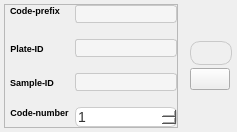
          <widget class="QWidget" name="structure_tab">
           <property name="sizePolicy">
            <sizepolicy hsizetype="Preferred" vsizetype="Fixed">
             <horstretch>0</horstretch>
             <verstretch>0</verstretch>
            </sizepolicy>
           </property>
           <attribute name="title">
            <string>Structure</string>
           </attribute>
           <layout class="QGridLayout" name="gridLayout_3">
            <property name="leftMargin">
             <number>0</number>
            </property>
            <property name="topMargin">
             <number>0</number>
            </property>
            <property name="rightMargin">
             <number>0</number>
            </property>
            <property name="bottomMargin">
             <number>0</number>
            </property>
            <item row="0" column="0">
             <widget class="QFrame" name="frame">
              <property name="sizePolicy">
               <sizepolicy hsizetype="Preferred" vsizetype="Fixed">
                <horstretch>0</horstretch>
                <verstretch>0</verstretch>
               </sizepolicy>
              </property>
              <property name="maximumSize">
               <size>
                <width>16777215</width>
                <height>16777215</height>
               </size>
              </property>
              <layout class="QHBoxLayout" name="horizontalLayout_3" stretch="0,0">
               <property name="spacing">
                <number>11</number>
               </property>
               <property name="leftMargin">
                <number>4</number>
               </property>
               <property name="topMargin">
                <number>4</number>
               </property>
               <property name="rightMargin">
                <number>4</number>
               </property>
               <property name="bottomMargin">
                <number>4</number>
               </property>
               <item>
                <widget class="QFrame" name="frame_2">
                 <property name="enabled">
                  <bool>true</bool>
                 </property>
                 <property name="sizePolicy">
                  <sizepolicy hsizetype="Preferred" vsizetype="Maximum">
                   <horstretch>0</horstretch>
                   <verstretch>0</verstretch>
                  </sizepolicy>
                 </property>
                 <property name="frameShape">
                  <enum>QFrame::StyledPanel</enum>
                 </property>
                 <property name="frameShadow">
                  <enum>QFrame::Raised</enum>
                 </property>
                 <layout class="QGridLayout" name="gridLayout_2">
                  <property name="leftMargin">
                   <number>0</number>
                  </property>
                  <property name="topMargin">
                   <number>0</number>
                  </property>
                  <property name="rightMargin">
                   <number>0</number>
                  </property>
                  <property name="bottomMargin">
                   <number>0</number>
                  </property>
                  <property name="spacing">
                   <number>0</number>
                  </property>
                  <item row="0" column="0">
                   <layout class="QFormLayout" name="formLayout">
                    <property name="formAlignment">
                     <set>Qt::AlignLeading|Qt::AlignLeft|Qt::AlignTop</set>
                    </property>
                    <property name="horizontalSpacing">
                     <number>6</number>
                    </property>
                    <property name="verticalSpacing">
                     <number>16</number>
                    </property>
                    <item row="0" column="0">
                     <widget class="QLabel" name="label_1">
                      <property name="sizePolicy">
                       <sizepolicy hsizetype="Preferred" vsizetype="Fixed">
                        <horstretch>0</horstretch>
                        <verstretch>0</verstretch>
                       </sizepolicy>
                      </property>
                      <property name="font">
                       <font>
                        <pointsize>7</pointsize>
                        <weight>75</weight>
                        <bold>true</bold>
                       </font>
                      </property>
                      <property name="text">
                       <string>  Code-prefix</string>
                      </property>
                     </widget>
                    </item>
                    <item row="0" column="1">
                     <widget class="QLineEdit" name="entry_1">
                      <property name="maximumSize">
                       <size>
                        <width>16777215</width>
                        <height>16777215</height>
                       </size>
                      </property>
                      <property name="styleSheet">
                       <string notr="true">QLineEdit{
	background-color: #F5F5F5;
	border-width: 1;
	border-radius: 3px;
	border-style: solid;
	border-color: rgb(201, 201, 201);
	width: 100px;
}</string>
                      </property>
                      <property name="cursorPosition">
                       <number>0</number>
                      </property>
                      <property name="alignment">
                       <set>Qt::AlignLeading|Qt::AlignLeft|Qt::AlignVCenter</set>
                      </property>
                     </widget>
                    </item>
                    <item row="1" column="0">
                     <widget class="QLabel" name="label_2">
                      <property name="font">
                       <font>
                        <pointsize>7</pointsize>
                        <weight>75</weight>
                        <bold>true</bold>
                       </font>
                      </property>
                      <property name="text">
                       <string>  Plate-ID</string>
                      </property>
                      <property name="alignment">
                       <set>Qt::AlignCenter</set>
                      </property>
                     </widget>
                    </item>
                    <item row="1" column="1">
                     <widget class="QLineEdit" name="entry_2">
                      <property name="maximumSize">
                       <size>
                        <width>16777215</width>
                        <height>16777215</height>
                       </size>
                      </property>
                      <property name="styleSheet">
                       <string notr="true">QLineEdit{
	background-color: #F5F5F5;
	border-width: 1;
	border-radius: 3px;
	border-style: solid;
	border-color: rgb(201, 201, 201);
	width: 100px;
}</string>
                      </property>
                      <property name="cursorPosition">
                       <number>0</number>
                      </property>
                     </widget>
                    </item>
                    <item row="2" column="1">
                     <widget class="QLineEdit" name="entry_3">
                      <property name="styleSheet">
                       <string notr="true">QLineEdit{
	background-color: #F5F5F5;
	border-width: 1;
	border-radius: 3px;
	border-style: solid;
	border-color: rgb(201, 201, 201);
	width: 100px;
}</string>
                      </property>
                     </widget>
                    </item>
                    <item row="3" column="0">
                     <widget class="QLabel" name="label_3">
                      <property name="sizePolicy">
                       <sizepolicy hsizetype="Preferred" vsizetype="Fixed">
                        <horstretch>0</horstretch>
                        <verstretch>0</verstretch>
                       </sizepolicy>
                      </property>
                      <property name="font">
                       <font>
                        <pointsize>7</pointsize>
                        <weight>75</weight>
                        <bold>true</bold>
                       </font>
                      </property>
                      <property name="text">
                       <string>  Code-number</string>
                      </property>
                      <property name="alignment">
                       <set>Qt::AlignCenter</set>
                      </property>
                     </widget>
                    </item>
                    <item row="3" column="1">
                     <widget class="QSpinBox" name="spinBox">
                      <property name="sizePolicy">
                       <sizepolicy hsizetype="Expanding" vsizetype="Fixed">
                        <horstretch>0</horstretch>
                        <verstretch>0</verstretch>
                       </sizepolicy>
                      </property>
                      <property name="styleSheet">
                       <string notr="true">QSpinBox {
    border: 1px solid #CCCCCC;
    border-radius: 6px;
    background-color: #FFFFFF;
    font-size: 14px;
    color: #333333;
}

QDoubleSpinBox:hover {
    border-color: #888888;
}</string>
                      </property>
                      <property name="minimum">
                       <number>1</number>
                      </property>
                      <property name="maximum">
                       <number>999999999</number>
                      </property>
                     </widget>
                    </item>
                    <item row="2" column="0">
                     <widget class="QLabel" name="label_9">
                      <property name="font">
                       <font>
                        <pointsize>7</pointsize>
                        <weight>75</weight>
                        <bold>true</bold>
                       </font>
                      </property>
                      <property name="text">
                       <string>  Sample-ID</string>
                      </property>
                      <property name="alignment">
                       <set>Qt::AlignCenter</set>
                      </property>
                     </widget>
                    </item>
                   </layout>
                  </item>
                 </layout>
                </widget>
               </item>
               <item>
                <widget class="QFrame" name="frame_1">
                 <property name="sizePolicy">
                  <sizepolicy hsizetype="Preferred" vsizetype="Maximum">
                   <horstretch>0</horstretch>
                   <verstretch>0</verstretch>
                  </sizepolicy>
                 </property>
                 <layout class="QVBoxLayout" name="verticalLayout_2" stretch="1,1">
                  <property name="spacing">
                   <number>3</number>
                  </property>
                  <property name="leftMargin">
                   <number>1</number>
                  </property>
                  <property name="topMargin">
                   <number>1</number>
                  </property>
                  <property name="rightMargin">
                   <number>1</number>
                  </property>
                  <property name="bottomMargin">
                   <number>1</number>
                  </property>
                  <item>
                   <widget class="QPushButton" name="browse_dir_bttn">
                    <property name="sizePolicy">
                     <sizepolicy hsizetype="Fixed" vsizetype="Fixed">
                      <horstretch>0</horstretch>
                      <verstretch>0</verstretch>
                     </sizepolicy>
                    </property>
                    <property name="toolTip">
                     <string>Select a new base folder</string>
                    </property>
                    <property name="statusTip">
                     <string>Select a new folder where to want to save your projects</string>
                    </property>
                    <property name="styleSheet">
                     <string notr="true">QPushButton{
	background: qlineargradient(x1: 0, y1: 0, x2: 0, y2: 1,
                                stop: 0 #F0F0F0, stop: 0.8 #DCDCDC,
                                stop: 0.9 #DCDCDC, stop: 1.0 #C9C9C9);
	border-width: 1;
	border-radius: 10px;
	border-style: solid;
	border-color: rgb(201, 201, 201);
	padding: 4px;
}

QPushButton:hover{
	border-color: rgb(128, 128, 128); /*rgb(0, 145, 117)*/
	background-color: rgb(128, 128, 128);
	color: white;
}</string>
                    </property>
                    <property name="text">
                     <string/>
                    </property>
                    <property name="icon">
                     <iconset>
                      <normaloff>imgs/browse_dirs.png</normaloff>imgs/browse_dirs.png</iconset>
                    </property>
                    <property name="iconSize">
                     <size>
                      <width>40</width>
                      <height>40</height>
                     </size>
                    </property>
                   </widget>
                  </item>
                  <item>
                   <widget class="QPushButton" name="add_specimen_bttn">
                    <property name="sizePolicy">
                     <sizepolicy hsizetype="Fixed" vsizetype="Fixed">
                      <horstretch>0</horstretch>
                      <verstretch>0</verstretch>
                     </sizepolicy>
                    </property>
                    <property name="toolTip">
                     <string>Add a Specimen</string>
                    </property>
                    <property name="statusTip">
                     <string>Add 1 to the current Specimen Code-number</string>
                    </property>
                    <property name="styleSheet">
                     <string notr="true">background-color: rgb(153, 255, 199);
QPushButton{
	background: qlineargradient(x1: 0, y1: 0, x2: 0, y2: 1,
                                stop: 0 #F0F0F0, stop: 0.8 #DCDCDC,
                                stop: 0.9 #DCDCDC, stop: 1.0 #C9C9C9);
	border-width: 1;
	border-radius: 10px;
	border-style: solid;
	border-color: rgb(201, 201, 201);
	padding: 4px;
}

QPushButton:hover{
	border-color: rgb(128, 128, 128); /*rgb(0, 145, 117)*/
	background-color: rgb(128, 128, 128);
	color: white;
}</string>
                    </property>
                    <property name="text">
                     <string/>
                    </property>
                    <property name="icon">
                     <iconset>
                      <normaloff>imgs/add-insect.png</normaloff>imgs/add-insect.png</iconset>
                    </property>
                    <property name="iconSize">
                     <size>
                      <width>40</width>
                      <height>40</height>
                     </size>
                    </property>
                   </widget>
                  </item>
                 </layout>
                </widget>
               </item>
              </layout>
             </widget>
            </item>
           </layout>
          </widget>
